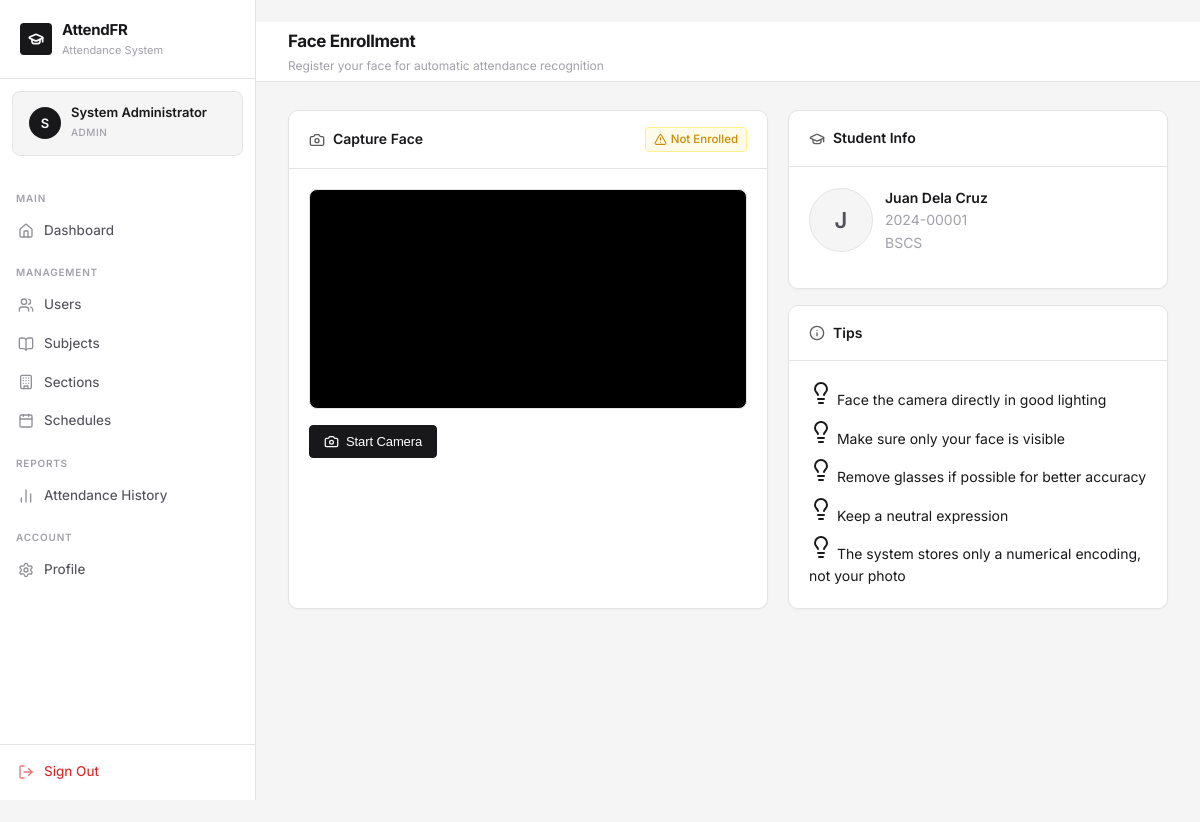
Page /face/enroll/?student_id=1 (signed in) on the committed database.
### accounts/models.py (models this page shows, shortened)
class CustomUser(AbstractUser):
    ROLE_CHOICES = (
        ('admin', 'Admin'),
        ('teacher', 'Teacher'),
        ('student', 'Student'),
    )
    role = models.CharField(max_length=10, choices=ROLE_CHOICES, default='student')
    profile_image = models.ImageField(upload_to='profiles/', blank=True, null=True)
    phone = models.CharField(max_length=20, blank=True)
    class Meta:
        verbose_name = 'User'
        verbose_name_plural = 'Users'

class Student(models.Model):
    user = models.OneToOneField(CustomUser, on_delete=models.CASCADE, related_name='student_profile')
    student_id = models.CharField(max_length=20, unique=True)
    year_level = models.PositiveSmallIntegerField(default=1)
    course = models.CharField(max_length=100, blank=True)
    face_encoding = models.TextField(blank=True, null=True)
    face_enrolled_at = models.DateTimeField(blank=True, null=True)
    face_image = models.ImageField(upload_to='face_images/', blank=True, null=True)
    @property
    def is_face_enrolled(self):
        return bool(self.face_encoding)
    class Meta:
        verbose_name = 'Student'
        verbose_name_plural = 'Students'

### face_app/views.py (the view)
# urls.py: path('enroll/', views.enroll_face, name='enroll_face'),
@login_required
def enroll_face(request):
    user = request.user
    if user.role == 'admin':
        student_id = request.GET.get('student_id')
        if student_id:
            student = get_object_or_404(Student, pk=student_id)
        else:
            students = Student.objects.select_related('user').all()
            return render(request, 'face/enroll_select.html', {'students': students})
    elif user.role == 'student':
        student = get_object_or_404(Student, user=user)
    else:
        messages.error(request, "Only students or admins can enroll faces.")
        return redirect('dashboard')
    return render(request, 'face/enroll.html', {
        'student': student,
        'fr_available': FR_AVAILABLE,
    })

### templates/face/enroll.html (shortened to what this page needs)
{% extends 'base.html' %}
{% block page_title %}Face Enrollment{% endblock %}
{% block page_subtitle %}<p>Register your face for automatic attendance recognition</p>{% endblock %}
{% block content %}
<div style="display:grid; grid-template-columns:1fr 380px; gap:20px; max-width:1000px;">
  <div class="card">
    <div class="card-header">
      <span class="card-title"><i data-lucide="camera"></i> Capture Face</span>
      <span class="badge {% if student.is_face_enrolled %}badge-success{% else %}badge-warning{% endif %}">
        {% if student.is_face_enrolled %}<i data-lucide="check-circle"></i> Face Enrolled{% else %}<i data-lucide="alert-triangle"></i> Not Enrolled{% endif %}
      </span>
    </div>
    <div class="card-body">
      <div class="camera-container mb-2" style="max-height:360px;">
        <video id="enroll-video" class="camera-video" autoplay playsinline muted style="max-height:360px;"></video>
        <div class="camera-overlay">
        </div>
      </div>
      <div class="flex gap-1">
        <button id="btn-start" class="btn btn-primary" onclick="startEnrollCamera()"><i data-lucide="camera"></i> Start Camera</button>
      </div>
    </div>
  </div>
  <div>
    <div class="card mb-2">
      <div class="card-header"><span class="card-title"><i data-lucide="graduation-cap"></i> Student Info</span></div>
      <div class="card-body">
        <div style="display:flex; align-items:center; gap:12px; margin-bottom:14px;">
          {% if student.face_image %}
            <img src="{{ student.face_image.url }}" style="width:64px;height:64px;border-radius:50%;object-fit:cover;border:2px solid var(--success);" alt="Face">
          {% else %}
            <div class="student-avatar-sm" style="width:64px;height:64px;font-size:22px;">{{ student.user.first_name|first|upper }}</div>
          {% endif %}
          <div>
            <div class="font-bold">{{ student.user.get_full_name }}</div>
            <div class="text-muted">{{ student.student_id }}</div>
            <div class="text-muted">{{ student.course }}</div>
          </div>
        </div>
      </div>
    </div>
    <div class="card">
      <div class="card-header"><span class="card-title"><i data-lucide="info"></i> Tips</span></div>
      <div class="card-body">
        <ul style="list-style:none; display:flex; flex-direction:column; gap:8px;">
          <li><i data-lucide="lightbulb"></i> Face the camera directly in good lighting</li>
          <li><i data-lucide="lightbulb"></i> Make sure only your face is visible</li>
          <li><i data-lucide="lightbulb"></i> Remove glasses if possible for better accuracy</li>
          <li><i data-lucide="lightbulb"></i> Keep a neutral expression</li>
          <li><i data-lucide="lightbulb"></i> The system stores only a numerical encoding, not your photo</li>
        </ul>
      </div>
    </div>
  </div>
</div>
{% endblock %}

### templates/base.html (shortened to what this page needs)
{% load static %}
<!DOCTYPE html>
<html lang="en">
<head>
  <link rel="stylesheet" href="{% static 'css/style.css' %}">
</head>
<body>
{% if user.is_authenticated %}
<div class="app-layout">
  <aside class="sidebar" id="sidebar">
    <div class="sidebar-logo">
      <div class="sidebar-logo-icon"><i data-lucide="graduation-cap"></i></div>
      <div class="sidebar-logo-text">
        <h2>AttendFR</h2>
        <p>Attendance System</p>
      </div>
    </div>
    <div class="sidebar-user">
      {% if user.profile_image %}
        <img src="{{ user.profile_image.url }}" class="sidebar-user-avatar" alt="{{ user.username }}">
      {% else %}
        <div class="sidebar-user-avatar">{{ user.first_name|first|default:user.username|first|upper }}</div>
      {% endif %}
      <div class="sidebar-user-info">
        <div class="name">{{ user.get_full_name|default:user.username }}</div>
        <span class="role-badge {{ user.role }}">{{ user.get_role_display }}</span>
      </div>
    </div>
    <nav class="sidebar-nav">
      <div class="nav-section-label">Main</div>
      <a href="{% url 'dashboard' %}" class="nav-item {% if request.resolver_match.url_name == 'dashboard' %}active{% endif %}">
        <span class="icon"><i data-lucide="home"></i></span> Dashboard
      </a>
      {% if user.role == 'admin' %}
      <div class="nav-section-label">Management</div>
      <a href="{% url 'user_list' %}" class="nav-item {% if 'user' in request.resolver_match.url_name %}active{% endif %}">
        <span class="icon"><i data-lucide="users"></i></span> Users
      </a>
      <a href="{% url 'subject_list' %}" class="nav-item {% if 'subject' in request.resolver_match.url_name %}active{% endif %}">
        <span class="icon"><i data-lucide="book-open"></i></span> Subjects
      </a>
      <a href="{% url 'section_list' %}" class="nav-item {% if 'section' in request.resolver_match.url_name %}active{% endif %}">
        <span class="icon"><i data-lucide="building"></i></span> Sections
      </a>
      <a href="{% url 'schedule_list' %}" class="nav-item {% if 'schedule' in request.resolver_match.url_name %}active{% endif %}">
        <span class="icon"><i data-lucide="calendar"></i></span> Schedules
      </a>
      <div class="nav-section-label">Reports</div>
      <a href="{% url 'attendance_history' %}" class="nav-item {% if 'history' in request.resolver_match.url_name %}active{% endif %}">
        <span class="icon"><i data-lucide="bar-chart-2"></i></span> Attendance History
      </a>
      {% elif user.role == 'teacher' %}
      <div class="nav-section-label">Teaching</div>
      <a href="{% url 'attendance_history' %}" class="nav-item {% if 'history' in request.resolver_match.url_name %}active{% endif %}">
        <span class="icon"><i data-lucide="bar-chart-2"></i></span> My Sessions
      </a>
      {% endif %}
      <div class="nav-section-label">Account</div>
      <a href="{% url 'profile' %}" class="nav-item {% if request.resolver_match.url_name == 'profile' %}active{% endif %}">
        <span class="icon"><i data-lucide="settings"></i></span> Profile
      </a>
    </nav>
    <div class="sidebar-footer">
      <a href="{% url 'logout' %}" class="nav-item" style="color: var(--danger);">
        <span class="icon"><i data-lucide="log-out"></i></span> Sign Out
      </a>
    </div>
  </aside>
  <main class="main-content">
    <header class="top-header">
      <div class="header-title">
        <h1>{% block page_title %}Dashboard{% endblock %}</h1>
        {% block page_subtitle %}<p>Welcome back, {{ user.get_full_name|default:user.username }}</p>{% endblock %}
      </div>
    </header>
    <div class="page-content">
      {% block content %}{% endblock %}
    </div>
  </main>
</div>
{% else %}
  {% block auth_content %}{% endblock %}
{% endif %}
</body>
</html>

### rows in the picture
CustomUser: first_name|first "S", get_full_name "System Administrator", role "ADMIN"
Student: user.first_name|first "J", user.get_full_name "Juan Dela Cruz", student_id "2024-00001", course "BSCS"
